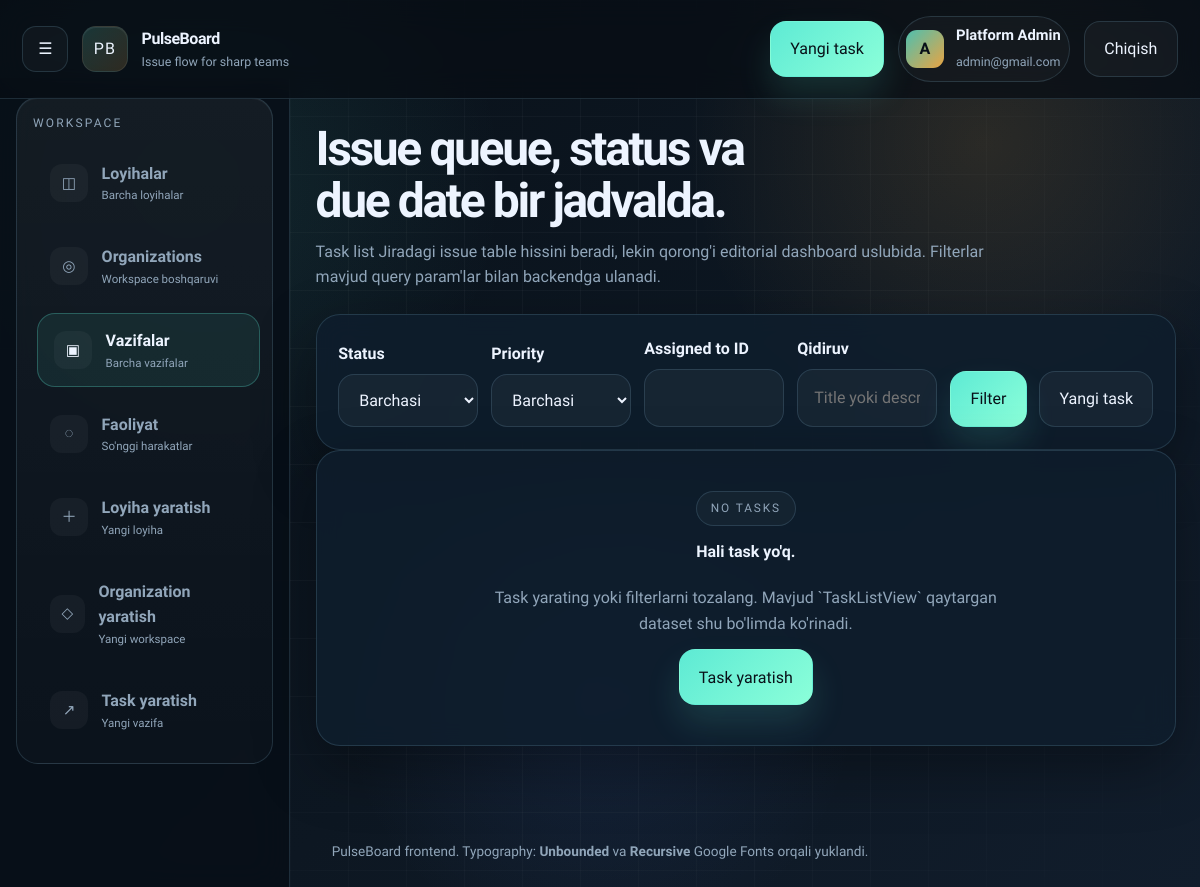
Screenshot of /tasks/ (signed in) with the database file from the repository.
### accounts/models.py (models this page shows, shortened)
class CustomUser(AbstractUser):
    email = models.EmailField(unique=True)
    created_at = models.DateTimeField(auto_now_add=True)
    class Meta:
        ordering = ["-id"]
        db_table = "customuser"
        verbose_name = "Foydalanuvchi"
        verbose_name_plural = "Foydalanuvchilar"

### tasks/views.py (the view)
# urls.py: path("",TaskListView.as_view(),name="task-list"),
class TaskListView(LoginRequiredMixin,ListView):
    model = Task
    template_name = "tasks/list.html"
    context_object_name = "tasks"
    paginate_by = 10
    def get_queryset(self):
        organization = get_user_organization(self.request.user)
        if not organization:
            return Task.objects.none()
        query_string = self.request.GET.urlencode()
        cache_key = f"task_list_user_{self.request.user.id}_org_{organization.id}_{query_string}"
        cached_queryset = cache.get(cache_key)
        if cached_queryset is not None:
            return cached_queryset
        queryset = Task.objects.filter(
            project__organization=organization
        ).filter(
            Q(created_by=self.request.user)
            | Q(assigned_to=self.request.user)
            | Q(project__owner=self.request.user)
            | Q(project__organization__owner=self.request.user)
            | Q(
                project__organization__memberships__user=self.request.user,
                project__organization__memberships__role__in=[
                    RoleChoice.ADMIN,
                    RoleChoice.MANAGER,
                    RoleChoice.OWNER,
                ],
            )
        ).distinct().select_related("project","assigned_to","created_by", "project__organization")
        status = self.request.GET.get("status")
        if status:
            queryset = queryset.filter(status=status)
        priority = self.request.GET.get("priority")
        if priority:
            queryset = queryset.filter(priority=priority)
        assigned_to = self.request.GET.get("assigned_to")
        if assigned_to:
            queryset = queryset.filter(assigned_to=assigned_to)
        q = self.request.GET.get("q")
        if q:
            queryset = queryset.filter(Q(title__icontains=q) | Q(description__icontains=q))
        cache.set(cache_key,queryset,60*10)
        return queryset

### organization/models.py (called while the page is built)
def get_user_organization(user):
    if not user or not user.is_authenticated:
        return None
    owned_org = Organization.objects.filter(owner=user, is_active=True).first()
    if owned_org:
        return owned_org
    membership = (
        OrganizationMember.objects.select_related("organization")
        .filter(user=user, is_active=True, organization__is_active=True)
        .order_by("joined_at")
        .first()
    )
    return membership.organization if membership else None

### templates/tasks/list.html (shortened to what this page needs)
{% extends "base.html" %}
{% block content %}
<section class="page-header stagger">
    <h1 class="page-title">Issue queue, status va due date bir jadvalda.</h1>
    <p class="page-subtitle">Task list Jiradagi issue table hissini beradi, lekin qorong'i editorial dashboard uslubida. Filterlar mavjud query param'lar bilan backendga ulanadi.</p>
</section>
<section class="panel filters-panel stagger">
    <form method="get">
        <div>
            <label for="id_status">Status</label>
            <select name="status" id="id_status">
                <option value="">Barchasi</option>
            </select>
        </div>
        <div>
            <label for="id_priority">Priority</label>
            <select name="priority" id="id_priority">
                <option value="">Barchasi</option>
            </select>
        </div>
        <div>
            <label for="id_assigned_to">Assigned to ID</label>
            <input type="text" name="assigned_to" id="id_assigned_to" value="{{ request.GET.assigned_to }}">
        </div>
        <div>
            <label for="id_q">Qidiruv</label>
            <input type="text" name="q" id="id_q" value="{{ request.GET.q }}" placeholder="Title yoki description">
        </div>
        <div class="button-row">
            <button type="submit" class="btn btn-primary">Filter</button>
            <a href="{% url 'task-create' %}" class="btn btn-secondary">Yangi task</a>
        </div>
    </form>
</section>
{% if tasks %}
<section class="panel table-wrap stagger" style="margin-top: 1rem;">
    <table>
        <thead>
            <tr>
                <th>Task</th>
                <th>Loyiha</th>
                <th>Status</th>
                <th>Priority</th>
                <th>Assignee</th>
                <th>Due</th>
                <th>Action</th>
            </tr>
        </thead>
        <tbody>
            {% for task in tasks %}
            <tr>
                <td class="title-cell">
                    <strong><a href="{{ task.get_absolute_url }}" style="text-decoration: none;">{{ task.title }}</a></strong>
                    <span>{{ task.description|truncatewords:12 }}</span>
                </td>
                <td>{{ task.project.name }}</td>
                <td>
                    <span class="badge {% if task.status == 'done' %}badge-success{% elif task.status == 'in_progress' %}badge-warn{% else %}badge{% endif %}">
                        {{ task.get_status_display }}
                    </span>
                </td>
                <td>
                    <span class="badge {% if task.priority == 'high' %}badge-danger{% elif task.priority == 'medium' %}badge-warn{% else %}badge-success{% endif %}">
                        {{ task.get_priority_display }}
                    </span>
                </td>
                <td>{{ task.assigned_to.get_full_name|default:task.assigned_to.username }}</td>
                <td>{{ task.due_date|date:"d.m.Y" }}</td>
                <td>
                    <div class="mini-actions">
                        <a href="{% url 'task-update' task.pk %}" class="btn btn-secondary">Edit</a>
                        <a href="{% url 'task-delete' task.pk %}" class="btn btn-danger">Delete</a>
                    </div>
                </td>
            </tr>
            {% endfor %}
        </tbody>
    </table>
    {% if is_paginated %}
    <div class="pagination">
        {% if page_obj.has_previous %}
            <a href="?page=1">«</a>
            <a href="?page={{ page_obj.previous_page_number }}">‹</a>
        {% endif %}
        {% for num in page_obj.paginator.page_range %}
            {% if page_obj.number == num %}
                <span class="current">{{ num }}</span>
            {% else %}
                <a href="?page={{ num }}">{{ num }}</a>
            {% endif %}
        {% endfor %}
        {% if page_obj.has_next %}
            <a href="?page={{ page_obj.next_page_number }}">›</a>
            <a href="?page={{ page_obj.paginator.num_pages }}">»</a>
        {% endif %}
    </div>
    {% endif %}
</section>
{% else %}
<section class="panel empty-state stagger">
    <span class="eyebrow">No tasks</span>
    <h2 class="card-title">Hali task yo'q.</h2>
    <p>Task yarating yoki filterlarni tozalang. Mavjud `TaskListView` qaytargan dataset shu bo'limda ko'rinadi.</p>
    <a href="{% url 'task-create' %}" class="btn btn-primary">Task yaratish</a>
</section>
{% endif %}
{% endblock content %}

### templates/base.html (shortened to what this page needs)
<!DOCTYPE html>
<html lang="uz">
<head>
</head>
<body>
    <div class="page-shell">
        <header class="topbar">
            <div class="brand-row">
                <button class="menu-toggle {% if not user.is_authenticated %}hidden{% endif %}" id="sidebarToggle" type="button" aria-label="Sidebar toggle">
                    <span>☰</span>
                </button>
                <div class="brand-mark">PB</div>
                <div class="brand-copy">
                    <a href="{% url 'home' %}" class="brand-link">PulseBoard</a>
                    <span class="brand-subtitle">Issue flow for sharp teams</span>
                </div>
            </div>
            <div class="topbar-actions">
                {% if user.is_authenticated %}
                    <a href="{% url 'task-create' %}" class="btn btn-primary">Yangi task</a>
                    <div class="user-chip">
                        <div class="avatar">{{ user.username|first|upper }}</div>
                        <div class="user-copy">
                            <strong>{{ user.get_full_name|default:user.username }}</strong>
                            <span>{{ user.email|default:"Jamoa a'zosi" }}</span>
                        </div>
                    </div>
                    <form action="{% url 'logout' %}" method="post" style="display:inline;">
                        <button type="submit" class="btn btn-secondary">Chiqish</button>
                    </form>
                {% else %}
                    <a href="{% url 'login' %}" class="btn btn-secondary">Kirish</a>
                    <a href="{% url 'signup' %}" class="btn btn-primary">Boshlash</a>
                {% endif %}
            </div>
        </header>
        <div class="shell">
            {% if user.is_authenticated %}
            <aside class="sidebar" id="appSidebar">
                <div class="sidebar-card">
                    <div class="sidebar-label">Workspace</div>
                    <nav class="nav-list">
                        <a class="nav-link " href="{% url 'project-list' %}">
                            <span class="nav-icon">◫</span>
                            <span class="nav-copy"><strong>Loyihalar</strong><small>Barcha loyihalar</small></span>
                        </a>
                        <a class="nav-link " href="{% url 'organization-list' %}">
                            <span class="nav-icon">◎</span>
                            <span class="nav-copy"><strong>Organizations</strong><small>Workspace boshqaruvi</small></span>
                        </a>
                        <a class="nav-link {% if request.resolver_match.url_name == 'task-list' or request.resolver_match.url_name == 'task-detail' or request.resolver_match.url_name == 'task-create' or request.resolver_match.url_name == 'task-update' or request.resolver_match.url_name == 'task-delete' %}active{% endif %}" href="{% url 'task-list' %}">
                            <span class="nav-icon">▣</span>
                            <span class="nav-copy"><strong>Vazifalar</strong><small>Barcha vazifalar</small></span>
                        </a>
                        {% if user.is_superuser %}
                        <a class="nav-link {% if request.resolver_match.url_name == 'activity-feed' %}active{% endif %}" href="{% url 'activity-feed' %}">
                            <span class="nav-icon">◌</span>
                            <span class="nav-copy"><strong>Faoliyat</strong><small>So'nggi harakatlar</small></span>
                        </a>
                        {% endif %}
                        <a class="nav-link" href="{% url 'project-create' %}">
                            <span class="nav-icon">＋</span>
                            <span class="nav-copy"><strong>Loyiha yaratish</strong><small>Yangi loyiha</small></span>
                        </a>
                        <a class="nav-link" href="{% url 'organization-create' %}">
                            <span class="nav-icon">◇</span>
                            <span class="nav-copy"><strong>Organization yaratish</strong><small>Yangi workspace</small></span>
                        </a>
                        <a class="nav-link" href="{% url 'task-create' %}">
                            <span class="nav-icon">↗</span>
                            <span class="nav-copy"><strong>Task yaratish</strong><small>Yangi vazifa</small></span>
                        </a>
                    </nav>
                </div>
            </aside>
            {% endif %}
            <main class="content {% if not user.is_authenticated %}expanded{% endif %}" id="appContent">
                <div class="content-inner">
                    {% block content %}{% endblock content %}
                </div>
            </main>
        </div>
        <footer>
            PulseBoard frontend. Typography: <strong>Unbounded</strong> va <strong>Recursive</strong> Google Fonts orqali yuklandi.
        </footer>
    </div>
</body>
</html>

### templates/tasks/list.html (style rules this page uses)
.filters-panel form { display: grid; grid-template-columns: repeat(4, minmax(0, 1fr)) auto; gap: 0.85rem; align-items: end; }

### rows the page displays
CustomUser: username|first "A", get_full_name "Platform Admin", email "admin@gmail.com"
